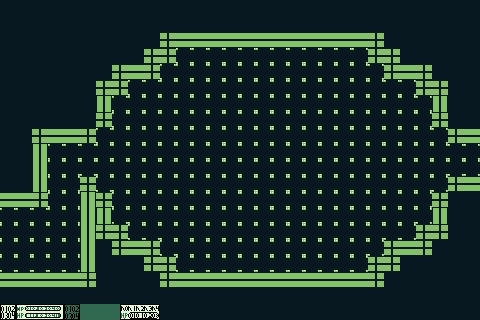

Rendered tile map (Tiled .tmx) drawn with the repository's tilesets; below, a short description and the full map source, tile grids included:
An orthogonal 30x20 tile map with 16x16 px tiles, 1 tile layer (Tile Layer 1), 2 tilesets.

<map version="1.10" tiledversion="1.11.0" orientation="orthogonal" renderorder="right-down" width="30" height="20" tilewidth="16" tileheight="16" infinite="0" nextlayerid="2" nextobjectid="1">
 <tileset firstgid="1" source="Temporal Light/temporal_light_tileset.tsx" />
 <tileset firstgid="4097" source="Temporal Light/temporal_light_tileset2.tsx" />
 <layer id="1" name="Tile Layer 1" width="30" height="20">
  <data encoding="csv">
2949,2949,2949,2949,2949,2949,2949,2949,2949,2949,2949,2949,2949,2949,2949,2949,2949,2949,2949,2949,2949,2949,2949,2949,2949,2949,2949,2949,2949,2949,
2949,2949,2949,2949,2949,2949,2949,2949,2949,2949,2949,2949,2949,2949,2949,2949,2949,2949,2949,2949,2949,2949,2949,2949,2949,2949,2949,2949,2949,2949,
2949,2949,2949,2949,2949,2949,2949,2949,2949,2949,2632,2435,2435,2435,2435,2435,2435,2435,2435,2435,2435,2435,2435,2632,2949,2949,2949,2949,2949,2949,
2949,2949,2949,2949,2949,2949,2949,2949,2949,2632,2632,4226,4226,4226,4226,4226,4226,4226,4226,4226,4226,4226,4226,2632,2632,2949,2949,2949,2949,2949,
2949,2949,2949,2949,2949,2949,2949,2632,2435,2632,4226,4226,4226,4226,4226,4226,4226,4226,4226,4226,4226,4226,4226,4226,2632,2435,2632,2949,2949,2949,
2949,2949,2949,2949,2949,2949,2632,2632,4226,4226,4226,4226,4226,4226,4226,4226,4226,4226,4226,4226,4226,4226,4226,4226,4226,4226,2632,2632,2949,2949,
2949,2949,2949,2949,2949,2949,2310,4226,4226,4226,4226,4226,4226,4226,4226,4226,4226,4226,4226,4226,4226,4226,4226,4226,4226,4226,4226,2310,2949,2949,
2949,2949,2949,2949,2949,2949,2632,4226,4226,4226,4226,4226,4226,4226,4226,4226,4226,4226,4226,4226,4226,4226,4226,4226,4226,4226,4226,2632,2949,2949,
2949,2949,2632,2435,2435,2632,4226,4226,4226,4226,4226,4226,4226,4226,4226,4226,4226,4226,4226,4226,4226,4226,4226,4226,4226,4226,4226,4226,2632,2435,
2949,2949,2310,4226,4226,4226,4226,4226,4226,4226,4226,4226,4226,4226,4226,4226,4226,4226,4226,4226,4226,4226,4226,4226,4226,4226,4226,4226,4226,4226,
2949,2949,2310,4226,4226,4226,4226,4226,4226,4226,4226,4226,4226,4226,4226,4226,4226,4226,4226,4226,4226,4226,4226,4226,4226,4226,4226,4226,4226,4226,
2949,2949,2310,4226,4226,2632,4226,4226,4226,4226,4226,4226,4226,4226,4226,4226,4226,4226,4226,4226,4226,4226,4226,4226,4226,4226,4226,4226,2632,2435,
2435,2435,2632,4226,4226,2310,2632,4226,4226,4226,4226,4226,4226,4226,4226,4226,4226,4226,4226,4226,4226,4226,4226,4226,4226,4226,4226,2632,2949,2949,
4226,4226,4226,4226,4226,2310,2310,4226,4226,4226,4226,4226,4226,4226,4226,4226,4226,4226,4226,4226,4226,4226,4226,4226,4226,4226,4226,2310,2949,2949,
4226,4226,4226,4226,4226,2310,2632,2632,4226,4226,4226,4226,4226,4226,4226,4226,4226,4226,4226,4226,4226,4226,4226,4226,4226,4226,2632,2632,2949,2949,
4226,4226,4226,4226,4226,2310,2949,2632,2435,2632,4226,4226,4226,4226,4226,4226,4226,4226,4226,4226,4226,4226,4226,4226,2632,2435,2632,2949,2949,2949,
4226,4226,4226,4226,4226,2310,2949,2949,2949,2632,2632,4226,4226,4226,4226,4226,4226,4226,4226,4226,4226,4226,4226,2632,2632,2949,2949,2949,2949,2949,
2435,2435,2435,2435,2435,2632,2949,2949,2949,2949,2632,2435,2435,2435,2435,2435,2435,2435,2435,2435,2435,2435,2435,2632,2949,2949,2949,2949,2949,2949,
2949,2949,2949,2949,2949,2949,2949,2949,2949,2949,2949,2949,2949,2949,2949,2949,2949,2949,2949,2949,2949,2949,2949,2949,2949,2949,2949,2949,2949,2949,
1941,1942,1943,1944,1945,1946,1946,1947,1948,1949,2949,2949,2949,2949,2949,2949,2949,2949,2949,2949,2949,2949,2949,2949,2949,2949,2949,2949,2949,2949
</data>
 </layer>
</map>
